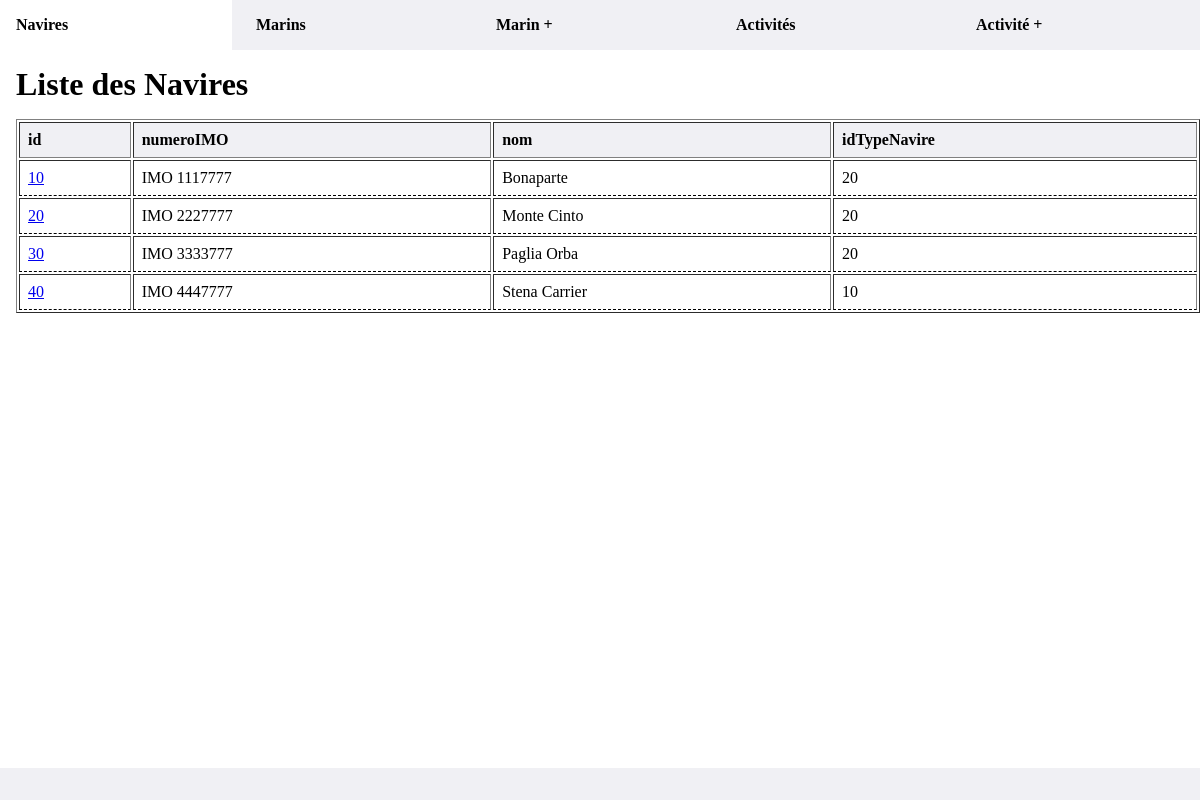
The page /ctrl/navire-list.php on the database its author committed.
### tables this page shows
CREATE TABLE navire (
   id bigint(20) NOT NULL AUTO_INCREMENT PRIMARY KEY
  ,numeroIMO varchar(50) NOT NULL
  ,nom varchar(50) NOT NULL
  ,idTypeNavire bigint(20) NOT NULL
);

### ctrl/navire-list.php (called while the page is built, shortened)
<?php
$dbConnection = getConnection($dbConfig);
$query = 'SELECT navire.id, navire.numeroIMO, navire.nom, navire.idTypeNavire';
$query .= ' FROM navire';
$statement = $dbConnection->prepare($query);
$successOrFailure = $statement->execute();
$listNavire = $statement->fetchAll(PDO::FETCH_ASSOC);
include '../view/navire-list.php';

### view/navire-list.php (the view, shortened to what this page needs)
<!DOCTYPE html>
<html lang="fr">
<head>
    <link rel="stylesheet" href="/asset/css/style.css">
</head>
<body>
    <?php include '../view/_header.php' ?>
    <main>
        <table border="1">
            <thead>
                <tr>
                    <th>id</th>
                    <th>numeroIMO</th>
                    <th>nom</th>
                    <th>idTypeNavire</th>
                </tr>
            </thead>
            <tbody>
                <?php foreach ($listNavire as $navire) { ?>
                    <tr>
                        <td><a href="/ctrl/navire.php?id=<?= $navire['id'] ?>"><?= $navire['id'] ?></a></td>
                        <td><?= $navire['numeroIMO'] ?></td>
                        <td><?= $navire['nom'] ?></td>
                        <td><?= $navire['idTypeNavire'] ?></td>
                    </tr>
                <?php } ?>
            </tbody>
        </table>
    </main>
    <footer>
    </footer>
</body>
</html>

### asset/css/style.css (style rules this page uses)
* { margin: 0; padding: 0; }
body { display: flex; flex-direction: column; min-height: 100vh; }
main { flex-grow: 1; }
footer { padding: 16px; background-color: #f0f0f4; font-weight: bold; }
main { padding-left: 16px; }
table { width: 100%; }
thead > tr > th { padding: 8px; background-color: #f0f0f4; font-weight: bold; text-align: left; }
tbody > tr > td { padding: 8px; text-align: left; border-bottom: 1px dashed; }

### rows shown on the page
navire: id "10", numeroIMO "IMO 1117777", nom "Bonaparte", idTypeNavire "20"
navire: id "20", numeroIMO "IMO 2227777", nom "Monte Cinto", idTypeNavire "20"
navire: id "30", numeroIMO "IMO 3333777", nom "Paglia Orba", idTypeNavire "20"
navire: id "40", numeroIMO "IMO 4447777", nom "Stena Carrier", idTypeNavire "10"

### other values the page prints
$pageTitle "Liste des Navires"
